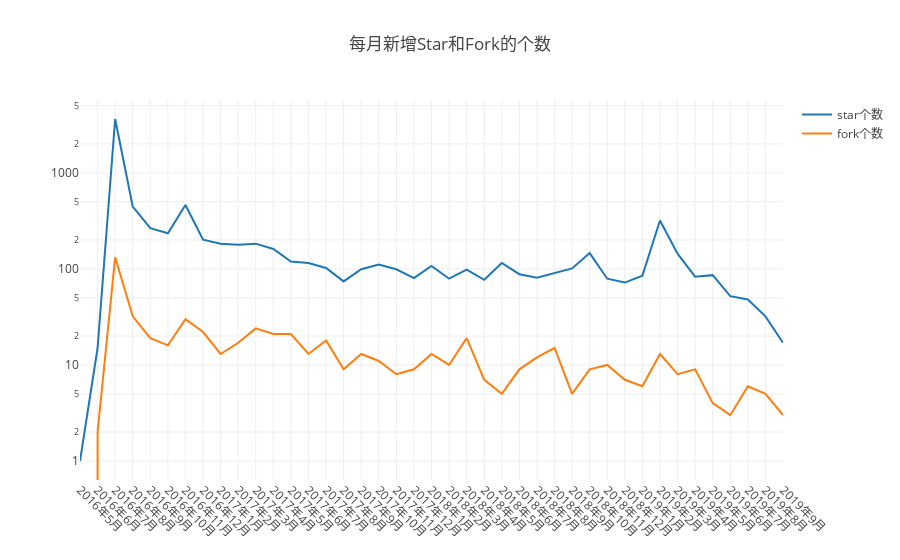

Source (notebook cell):
### Markdown cell above
# **开源软件开发与社区治理 期中作业**

- **成员： 周逸平（51215903101） 刘新新（51215903085） 袁梦逸（51215903093）**
- **分析项目： yhatt/marp**
- **分析时间段： 2016年5月（项目创建）- 2019年9月（项目归档）**

---

### **1. 每月新增Star和Fork的个数**

### Code cell
// 1、每月新增Star和Fork的个数
var openDigger = require('../src/open_digger');
var our_repo_id = 59939691;
var startYear = 2016, endYear = 2019;
var years = Array.from({length: endYear - startYear + 1}, (_, i) => i + startYear);

var times = Array();
for(let i = 0; i < years.length; i++) {
    if(i == 0) for (let j = 5; j <= 12; j++) times.push({'y': years[i], 'm': j});
    else if(i == years.length-1) for (let j = 1; j <= 9; j++) times.push({'y': years[i], 'm': j});
    else for (let j = 1; j <= 12; j++) times.push({'y': years[i], 'm': j});
}
times_axis = times.map(time => time['y'].toString() + '年' + time['m'].toString()+ '月');

Promise.all(times.map(time =>{
    return openDigger.driver.clickhouse.query(`select count(if(type='WatchEvent', 1, null)) as star,
    count(if(type='ForkEvent', 1, null)) as fork from github_log.year${time['y']} where repo_id=${our_repo_id} and toMonth(created_at)=${time['m']}`); 
})).then(data => {
    var starCount = [], forkCount = [], tableData = [];
    data.forEach((d, i) => {
        starCount.push(d[0].star);
        forkCount.push(d[0].fork);
        tableData.push({'time': times_axis[i], 'star': starCount[starCount.length-1], 'fork': forkCount[forkCount.length-1]});
    });
    console.table(tableData.map((d) => {
        return {
            '月份': d.time,
            '每月新增star个数': d.star,
            '每月新增fork个数': d.fork,
        };
    }));
    openDigger.render.plotly([
        {x: times_axis, y: starCount, mode: 'scatter', name: 'star个数'},
        {x: times_axis, y: forkCount, mode: 'scatter', name: 'fork个数'},
    ], {
        title: '每月新增Star和Fork的个数',
        xaxis: {type: 'category',tickangle: 45},
        yaxis: {type: 'log'}
    });
})

### Figure 1 — Plotly figure (JSON) as saved in the notebook; plotly's stock layout.template omitted (floating-point values rounded to 4 significant figures)
{"data": [{"mode": "scatter", "name": "star个数", "x": ["2016年5月", "2016年6月", "2016年7月", "2016年8月", "2016年9月", "2016年10月", "2016年11月", "2016年12月", "2017年1月", "2017年2月", "2017年3月", "2017年4月", "2017年5月", "2017年6月", "2017年7月", "2017年8月", "2017年9月", "2017年10月", "2017年11月", "2017年12月", "2018年1月", "2018年2月", "2018年3月", "2018年4月", "2018年5月", "2018年6月", "2018年7月", "2018年8月", "2018年9月", "2018年10月", "2018年11月", "2018年12月", "2019年1月", "2019年2月", "2019年3月", "2019年4月", "2019年5月", "2019年6月", "2019年7月", "2019年8月", "2019年9月"], "y": ["1", "15", "3630", "445", "265", "235", "462", "201", "183", "178", "183", "161", "119", "115", "102", "74", "99", "111", "99", "80", "107", "79", "98", "77", "115", "88", "81", "91", "101", "146", "79", "72", "85", "319", "144", "83", "86", "52", "48", "32", "17"]}, {"mode": "scatter", "name": "fork个数", "x": ["2016年5月", "2016年6月", "2016年7月", "2016年8月", "2016年9月", "2016年10月", "2016年11月", "2016年12月", "2017年1月", "2017年2月", "2017年3月", "2017年4月", "2017年5月", "2017年6月", "2017年7月", "2017年8月", "2017年9月", "2017年10月", "2017年11月", "2017年12月", "2018年1月", "2018年2月", "2018年3月", "2018年4月", "2018年5月", "2018年6月", "2018年7月", "2018年8月", "2018年9月", "2018年10月", "2018年11月", "2018年12月", "2019年1月", "2019年2月", "2019年3月", "2019年4月", "2019年5月", "2019年6月", "2019年7月", "2019年8月", "2019年9月"], "y": ["0", "2", "132", "32", "19", "16", "30", "22", "13", "17", "24", "21", "21", "13", "18", "9", "13", "11", "8", "9", "13", "10", "19", "7", "5", "9", "12", "15", "5", "9", "10", "7", "6", "13", "8", "9", "4", "3", "6", "5", "3"]}], "layout": {"autosize": true, "title": {"text": "每月新增Star和Fork的个数"}, "xaxis": {"autorange": true, "range": [0, 40], "tickangle": 45, "type": "category"}, "yaxis": {"autorange": true, "range": [-0.1978, 3.758], "type": "log"}}}
